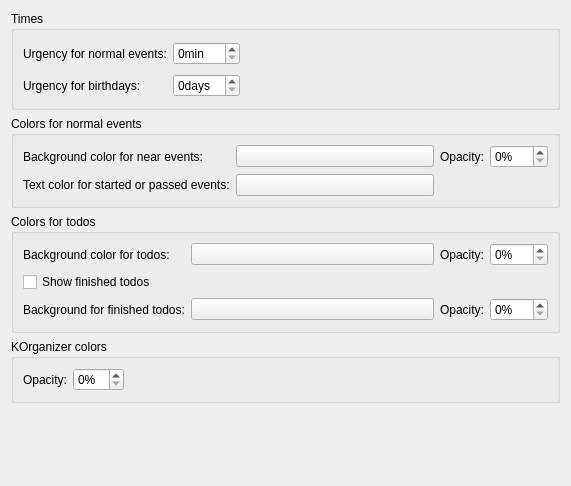
<?xml version="1.0" encoding="UTF-8"?>
<ui version="4.0">
 <class>EventAppletColorConfig</class>
 <widget class="QWidget" name="EventAppletColorConfig">
  <property name="geometry">
   <rect>
    <x>0</x>
    <y>0</y>
    <width>571</width>
    <height>486</height>
   </rect>
  </property>
  <layout class="QVBoxLayout" name="verticalLayout">
   <item>
    <widget class="QGroupBox" name="timeBox">
     <property name="title">
      <string>Times</string>
     </property>
     <layout class="QGridLayout" name="gridLayout_4">
      <item row="0" column="0">
       <widget class="QLabel" name="label_8">
        <property name="text">
         <string>Urgency for normal events:</string>
        </property>
       </widget>
      </item>
      <item row="0" column="1">
       <widget class="KIntSpinBox" name="urgencyBox">
        <property name="toolTip">
         <string>The time left until an event is marked as soon beginning.</string>
        </property>
        <property name="suffix">
         <string>min</string>
        </property>
        <property name="maximum">
         <number>280</number>
        </property>
       </widget>
      </item>
      <item row="0" column="2" rowspan="2">
       <spacer name="horizontalSpacer">
        <property name="orientation">
         <enum>Qt::Horizontal</enum>
        </property>
        <property name="sizeHint" stdset="0">
         <size>
          <width>397</width>
          <height>58</height>
         </size>
        </property>
       </spacer>
      </item>
      <item row="1" column="0">
       <widget class="QLabel" name="label_11">
        <property name="text">
         <string>Urgency for birthdays:</string>
        </property>
       </widget>
      </item>
      <item row="1" column="1">
       <widget class="KIntSpinBox" name="birthdayUrgencyBox">
        <property name="toolTip">
         <string>The days left until a birthday or anniversary is marked as being soon.</string>
        </property>
        <property name="suffix">
         <string>days</string>
        </property>
        <property name="maximum">
         <number>30</number>
        </property>
       </widget>
      </item>
     </layout>
    </widget>
   </item>
   <item>
    <widget class="QGroupBox" name="normalEventsBox">
     <property name="title">
      <string>Colors for normal events</string>
     </property>
     <layout class="QGridLayout" name="gridLayout_2">
      <item row="0" column="0">
       <widget class="QLabel" name="label">
        <property name="text">
         <string>Background color for near events:</string>
        </property>
       </widget>
      </item>
      <item row="0" column="1">
       <widget class="KColorButton" name="urgentColorButton">
        <property name="sizePolicy">
         <sizepolicy hsizetype="MinimumExpanding" vsizetype="Fixed">
          <horstretch>0</horstretch>
          <verstretch>0</verstretch>
         </sizepolicy>
        </property>
        <property name="toolTip">
         <string>The background color for soon beginning events.</string>
        </property>
       </widget>
      </item>
      <item row="0" column="2">
       <widget class="QLabel" name="label_5">
        <property name="text">
         <string>Opacity:</string>
        </property>
       </widget>
      </item>
      <item row="0" column="3">
       <widget class="KIntSpinBox" name="urgentOpacity">
        <property name="suffix">
         <string>%</string>
        </property>
        <property name="maximum">
         <number>100</number>
        </property>
       </widget>
      </item>
      <item row="1" column="0">
       <widget class="QLabel" name="label_4">
        <property name="text">
         <string>Text color for started or passed events:</string>
        </property>
       </widget>
      </item>
      <item row="1" column="1">
       <widget class="KColorButton" name="startedColorButton">
        <property name="sizePolicy">
         <sizepolicy hsizetype="MinimumExpanding" vsizetype="Fixed">
          <horstretch>0</horstretch>
          <verstretch>0</verstretch>
         </sizepolicy>
        </property>
        <property name="toolTip">
         <string>The text color for already started or passed events.</string>
        </property>
       </widget>
      </item>
     </layout>
    </widget>
   </item>
   <item>
    <widget class="QGroupBox" name="groupBox">
     <property name="title">
      <string>Colors for todos</string>
     </property>
     <layout class="QGridLayout" name="gridLayout_3">
      <item row="0" column="0">
       <widget class="QLabel" name="label_9">
        <property name="text">
         <string>Background color for todos:</string>
        </property>
       </widget>
      </item>
      <item row="0" column="1">
       <widget class="KColorButton" name="todoColorButton">
        <property name="sizePolicy">
         <sizepolicy hsizetype="MinimumExpanding" vsizetype="Fixed">
          <horstretch>0</horstretch>
          <verstretch>0</verstretch>
         </sizepolicy>
        </property>
        <property name="toolTip">
         <string>The background color for common todos.</string>
        </property>
       </widget>
      </item>
      <item row="0" column="2">
       <widget class="QLabel" name="label_10">
        <property name="text">
         <string>Opacity:</string>
        </property>
       </widget>
      </item>
      <item row="0" column="3">
       <widget class="KIntSpinBox" name="todoOpacity">
        <property name="suffix">
         <string>%</string>
        </property>
        <property name="minimum">
         <number>0</number>
        </property>
        <property name="maximum">
         <number>100</number>
        </property>
       </widget>
      </item>
      <item row="1" column="0">
       <widget class="QCheckBox" name="showFinishedTodos">
        <property name="toolTip">
         <string>Show or hide already finished todos.</string>
        </property>
        <property name="text">
         <string>Show finished todos</string>
        </property>
       </widget>
      </item>
      <item row="1" column="1" colspan="3">
       <spacer name="horizontalSpacer_2">
        <property name="orientation">
         <enum>Qt::Horizontal</enum>
        </property>
        <property name="sizeHint" stdset="0">
         <size>
          <width>371</width>
          <height>20</height>
         </size>
        </property>
       </spacer>
      </item>
      <item row="2" column="0">
       <widget class="QLabel" name="label_12">
        <property name="text">
         <string>Background for finished todos:</string>
        </property>
       </widget>
      </item>
      <item row="2" column="1">
       <widget class="KColorButton" name="finishedTodoButton">
        <property name="toolTip">
         <string>The background color for already finished todos.</string>
        </property>
       </widget>
      </item>
      <item row="2" column="2">
       <widget class="QLabel" name="label_13">
        <property name="text">
         <string>Opacity:</string>
        </property>
       </widget>
      </item>
      <item row="2" column="3">
       <widget class="KIntSpinBox" name="finishedTodoOpacity">
        <property name="suffix">
         <string>%</string>
        </property>
        <property name="maximum">
         <number>100</number>
        </property>
       </widget>
      </item>
     </layout>
    </widget>
   </item>
   <item>
    <widget class="QGroupBox" name="groupBox_2">
     <property name="title">
      <string>KOrganizer colors</string>
     </property>
     <layout class="QHBoxLayout" name="horizontalLayout">
      <item>
       <widget class="QLabel" name="label_14">
        <property name="text">
         <string>Opacity:</string>
        </property>
       </widget>
      </item>
      <item>
       <widget class="KIntSpinBox" name="korganizerOpacity">
        <property name="suffix">
         <string>%</string>
        </property>
       </widget>
      </item>
      <item>
       <spacer name="horizontalSpacer_4">
        <property name="orientation">
         <enum>Qt::Horizontal</enum>
        </property>
        <property name="sizeHint" stdset="0">
         <size>
          <width>40</width>
          <height>20</height>
         </size>
        </property>
       </spacer>
      </item>
     </layout>
    </widget>
   </item>
   <item>
    <spacer name="verticalSpacer">
     <property name="orientation">
      <enum>Qt::Vertical</enum>
     </property>
     <property name="sizeHint" stdset="0">
      <size>
       <width>93</width>
       <height>40</height>
      </size>
     </property>
    </spacer>
   </item>
  </layout>
 </widget>
 <customwidgets>
  <customwidget>
   <class>KIntSpinBox</class>
   <extends>QSpinBox</extends>
   <header>knuminput.h</header>
  </customwidget>
  <customwidget>
   <class>KColorButton</class>
   <extends>QPushButton</extends>
   <header>kcolorbutton.h</header>
  </customwidget>
 </customwidgets>
 <resources/>
 <connections/>
</ui>
